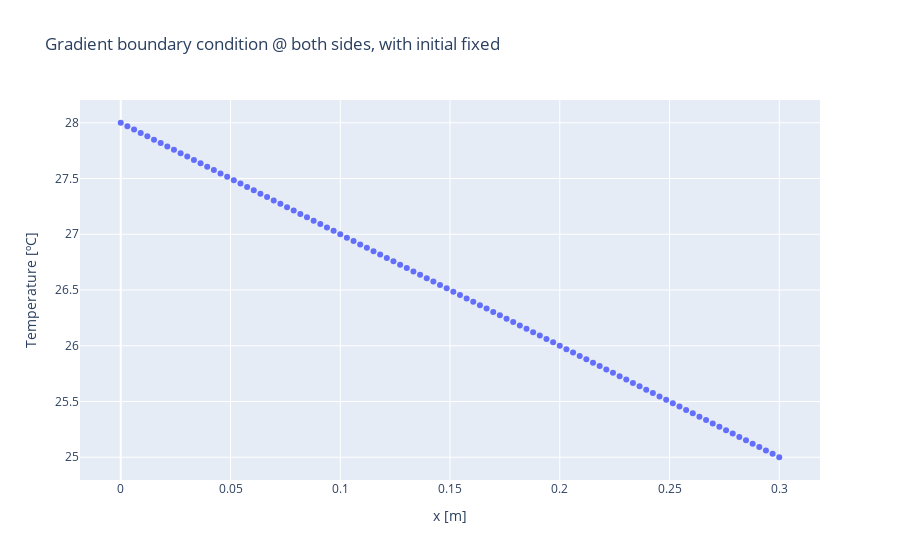

Notebook cell for this chart:
### Code cell
fig = go.Figure()
fig.add_trace(go.Scatter(x=x_num, y=Tx_fun(x_num), mode='markers',))
fig.update_layout(
    xaxis_title="x [m]",
    yaxis_title="Temperature [ºC]",
    title="Gradient boundary condition @ both sides, with initial fixed")
